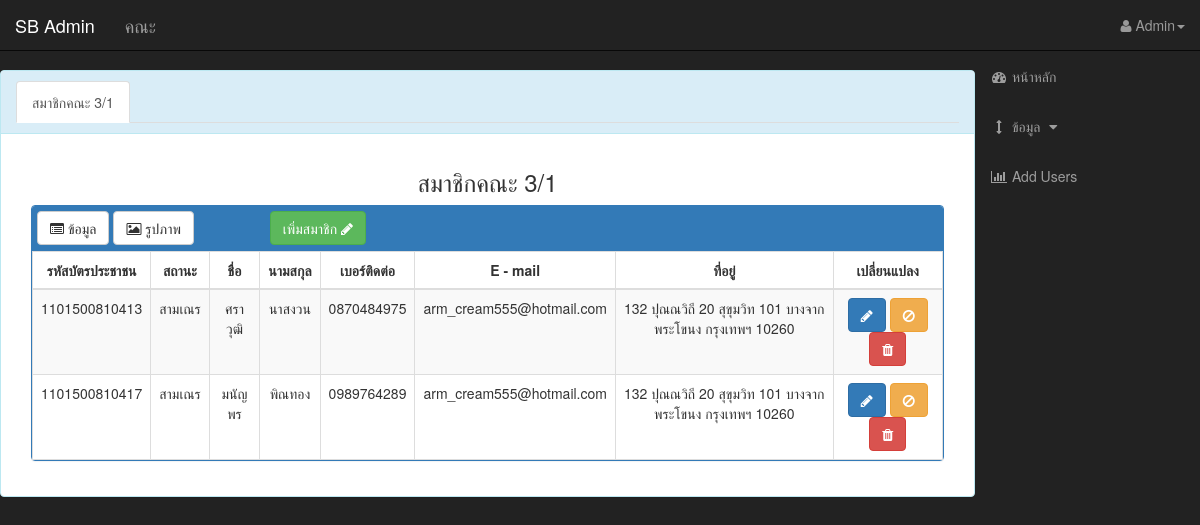
The app's page /admin/data_group3/data1_group3.php with its own data.
### tables this page shows
CREATE TABLE `resident` (
  `id_card` varchar(15) NOT NULL,
  `fname` varchar(100) NOT NULL,
  `lname` varchar(100) NOT NULL,
  `tel` varchar(15) NOT NULL,
  `email` varchar(100) NOT NULL,
  `address` varchar(200) NOT NULL,
  `pname` varchar(10) NOT NULL,
  `group_name` int(1) NOT NULL,
  `bed_room` int(2) NOT NULL
);

### admin/data_group3/data1_group3.php (the view, shortened to what this page needs)
<?php
      include 'include/header.php';
      include 'include/rightmenu.php';
?>
<br>
                    <div class="panel with-nav-tabs panel-info">
                        <div class="panel-heading">
                                <ul class="nav nav-tabs">
                                    <li class="active"><a href="#tab1info" data-toggle="tab">  สมาชิกคณะ 3/1  </a></li>
                                </ul>
                      </div>
            <div class="panel-body">
              <center><h3>สมาชิกคณะ 3/1</h3></center>
                      <div id="user" class="col-md-12" >
                        <div class="panel panel-primary panel-table animated slideInDown">
                         <div class="panel-heading " style="padding:5px;">
                              <div class="row">
                              <div class="col col-xs-3 text-left">
                                  <a href="#list" class="btn btn-default" aria-controls="list" role="tab" data-toggle="tab"><i class="fa fa-list-alt"></i> ข้อมูล</a>
                                  <a href="#thumb" class="btn btn-default" aria-controls="thumb" role="tab" data-toggle="tab"><i class="fa fa-picture-o" aria-hidden="true"></i> รูปภาพ</a>
                              </div>
                              <div class="col col-xs-5 text-left">
                              <a href="../add_user/add_user_data1_g3.php" class="btn btn-success" title="Edit"  >เพิ่มสมาชิก <i class="fa fa-pencil"></i></a>
                              </div>
                              </div>
                          </div>
                         <div class="panel-body">
                           <div class="tab-content">
                            <div role="tabpanel" class="tab-pane active" id="list">
                             <table class="table table-striped table-bordered table-list">
                              <thead>
                               <tr>
                                  <th>รหัสบัตรประชาชน</th>
                                  <th>สถานะ</th>
                                  <th>ชื่อ</th>
                                  <th>นามสกุล</th>
                                  <th>เบอร์ติดต่อ</th>
                                  <th>E - mail</th>
                                    <th>ที่อยู่</th>
                                    <th>เปลี่ยนแปลง</th>
                                </tr>
                               </thead>
                                       <?php
                                         $sql = "SELECT * FROM `resident` WHERE `group_name` = 3 AND `bed_room` = 1";
                                         $result = mysqli_query($conn, $sql);
                                         while ($row = mysqli_fetch_array($result)) {
                                           $id_card = $row["id_card"];
                                           $pname = $row["pname"];
                                           $fname = $row["fname"];
                                           $lname = $row["lname"];
                                           $tel = $row["tel"];
                                           $email = $row["email"];
                                           $address = $row["address"];
                                           ?>
                                             <tr>
                                               <td><center><?php echo $id_card;?></td>
                                              <td><center><?php echo $pname; ?></td>
                                               <td><center><?php echo $fname;?></td>
                                                 <td><center><?php echo $lname;?></td>
                                                   <td><center><?php echo $tel;?></td>
                                                     <td><center><?php echo $email;?></td>
                                                       <td><center><?php echo $address;?></td>
                                                         <td align="center">
                                                           <a href="../edit/edit_data1_g3.php?id_card=<?=$id_card?>" class="btn btn-primary" title="Edit"  ><i class="fa fa-pencil"></i></a>
                                                           <a href="#" class="btn btn-warning" title="ban"   ><i class="fa fa-ban"   ></i></a>
                                                           <a href="../data_group3/data1_group3.php?aa=<?=$id_card?>" class="btn btn-danger" name="aa"  title="delete"><i class="fa fa-trash" ></i></a>
                                                         </td>
                                             </tr>
                                             <?php
                                         }
                                       ?>
                              </table>
                            </div>
                           </div>
                          </div>
                        </div>
                      </div>
                      </div>
                      </div>
            <?php include 'include/footer.php'; ?>

### admin/css/sb-admin.css (style rules this page uses)
body { margin-top: 100px; background-color: #222; }
@media (min-width:768px) { body { margin-top: 50px; } }

### admin/data_group3/data1_group3.php (style rules this page uses)
#user .panel-table { animation-duration:3s; }
#user .panel-table .panel-body .table { margin:0px; }
#user .panel-table .panel-body { padding:0px; }
#user .panel-table .panel-body .table-bordered > thead > tr > th { text-align:center; }

### records on screen
resident: id_card "1101500810413", pname "สามเณร", fname "ศราวุฒิ", lname "นาสงวน", tel "0870484975", email "arm_cream555@hotmail.com", address "132 ปุณณวิถี 20 สุขุมวิท 101 บางจาก พระโขนง กรุงเทพฯ 10260"
resident: id_card "1101500810417", pname "สามเณร", fname "มนัญพร", lname "พิณทอง", tel "0989764289", email "arm_cream555@hotmail.com", address "132 ปุณณวิถี 20 สุขุมวิท 101 บางจาก พระโขนง กรุงเทพฯ 10260"
